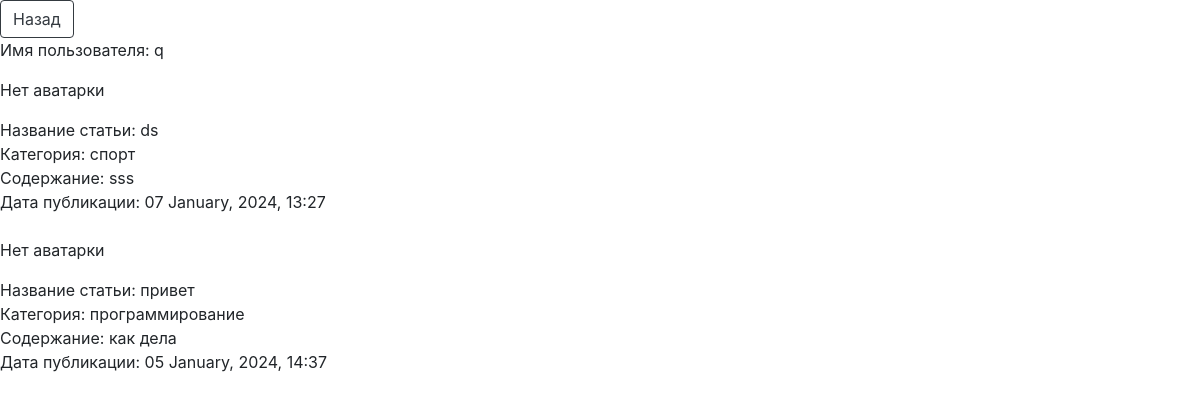
The app's page /4/profile with its own data.
### models.py (models this page shows)
class Base(DeclarativeBase):
    id: Mapped[int_pk]
    created_at: Mapped[datetime] = Column(DateTime, default=utcnow)

class User(Base, UserMixin):
    __tablename__ = 'users'
    username: Mapped[str]
    bio: Mapped[Optional[str]] = Column(String)
    github: Mapped[Optional[str]] = Column(String)
    telegram: Mapped[Optional[str]] = Column(String)
    avatar: Mapped[Optional[str]] = Column(String)
    email: Mapped[str]
    password: Mapped[str]
    articles: Mapped[list['Article']] = relationship(
        back_populates='user',
        cascade='all'
    )

class Article(Base):
    __tablename__ = 'articles'
    name_of_article: Mapped[str]
    category: Mapped[str]
    text_of_article: Mapped[str]
    user_id: Mapped[int] = mapped_column(ForeignKey('users.id'))
    user: Mapped['User'] = relationship(back_populates='articles')
    images: Mapped[list['Image']] = relationship(
        back_populates='article',
        cascade='all'
    )

### app.py (the view)
@app.route('/<int:id>/profile', methods=['GET'])
def user_profile_page(id):
    session = SessionFactory()
    user = session.query(User).filter_by(id=id).first()
    user_articles = session.query(Article).filter_by(user_id=id).order_by(desc(Article.created_at)).all()
    return render_template('forum/user_profile.html', user_articles=user_articles, user=user)

### templates/forum/user_profile.html (shortened to what this page needs)
<!DOCTYPE html>
<html lang="en">
<head>
    <link rel="stylesheet" href="https://stackpath.bootstrapcdn.com/bootstrap/4.3.1/css/bootstrap.min.css">
</head>
<body>
<button onclick="window.location.href='{{ url_for('main_page') }}';" type="button" class="btn btn-outline-dark">Назад</button>
<p>Имя пользователя: {{ user.username }} </p>
    {% for article in user_articles %}
       {% if user.avatar %}
           <img src="{{ url_for('static', filename=user.avatar) }}" alt="Avatar" style="max-width: 100px; max-height: 100px;">
       {% else %}
           <p>Нет аватарки</p>
       {% endif %}
       <div>Название статьи: {{ article.name_of_article }}</div>
       <duv>Категория: {{ article.category }}</duv>
       <div>Содержание: {{ article.text_of_article }}</div>
       <div>Дата публикации: {{ article.created_at.strftime('%d %B, %Y, %H:%M') }}</div>
       <br>
    {% endfor %}

### records on screen
User: username "q"
Article: name_of_article "ds", category "спорт", text_of_article "sss", created_at "07 January, 2024, 13:27"
Article: name_of_article "привет", category "программирование", text_of_article "как дела", created_at "05 January, 2024, 14:37"
